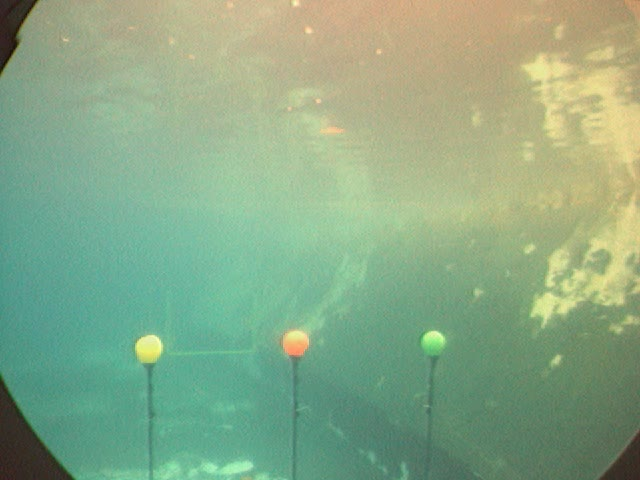
#> input picture project3/Data/OGAttempt/Frames/Green/Test/Test_ImageGreen29.jpg, 640 x 480 px, found by its file name; its folder holds only this picture in this run
$ python Model_Test.py
#> lines starting #> are read from the running program, lines starting #| are printed output that depends on the picture; after the words box and inside, x2 and y2 are one past the last pixel; in counts of white or black regions, pixels touching at a corner belong together
import numpy as np
import cv2
import math
from matplotlib import pyplot as plt
import matplotlib.image as mpimg

def Parameters(samples):

    mu = np.mean(samples)
    sigma = np.std(samples)

    return mu,sigma


def Gaussian1D(x,mu,sigma):

    A = 1/(sigma*np.sqrt(2*math.pi))
    Z = A*np.exp(-(x-mu)**2/(2.*sigma**2))

    return Z


muG = 221.2364824777658
stdG = 33.13959266379306

muR = 244.91235431235
stdR = 15.905603947367796

muY = 213.25615384615384
stdY = 17.8243214874831

i = 29

#For Test Images in Green Folder.

while(i<=39):

    frame = cv2.imread('../Data/Frames/Green/Test/Test_ImageGreen{}.jpg'.format(i))
#> frame is the input picture: shape (480, 640, 3); mean B, G, R 134.3, 169.1, 137.7
    frame = cv2.cvtColor(frame,cv2.COLOR_BGR2RGB)

    OI = frame
    I = cv2.medianBlur(OI,15)
    I = cv2.bilateralFilter(I,9,75,75)

    I = cv2.dilate(I,np.ones((5,5),np.uint8),iterations =1)

    Ig = ((I[:,:,1] - I[:,:,2]))
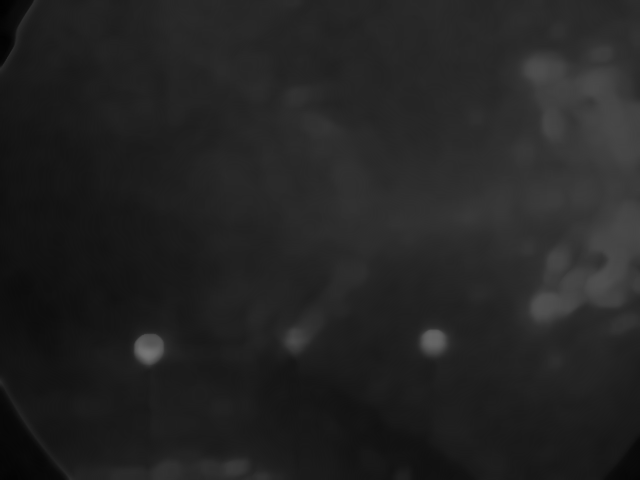
#> Ig: shape (480, 640); min 1, max 117, mean 35.2

    Ir = I[:,:,0]
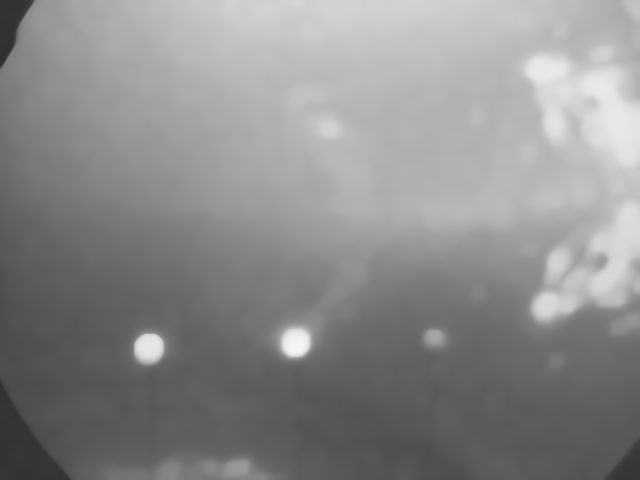
#> Ir: shape (480, 640); min 46, max 245, mean 139.1
    Iy = (I[:,:,1] + I[:,:,0] - I[:,:,2])
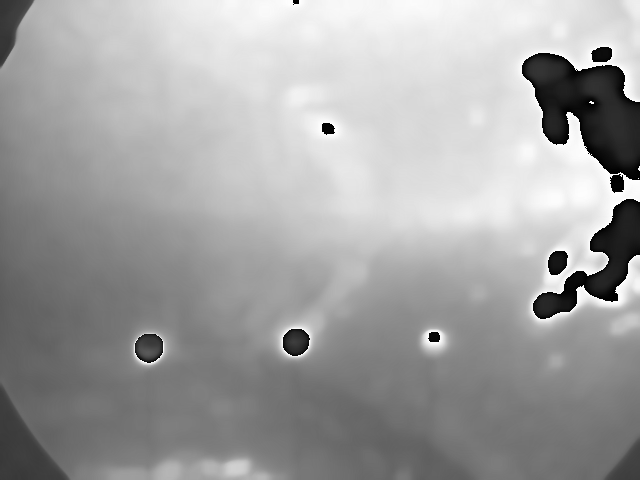
#> Iy: shape (480, 640); min 0, max 255, mean 161.2

    Probg = Gaussian1D(Ig,muG,stdG)
    Probr = Gaussian1D(Ir,muR,stdR)
    Proby = Gaussian1D(Iy,muY,stdY)
#> call 3 of Gaussian1D, with mu = 213.3, sigma = 17.82
#> in Gaussian1D (call 3), `Z = A*np.exp(-(x-mu)**2/(2.*sigma**2))`:
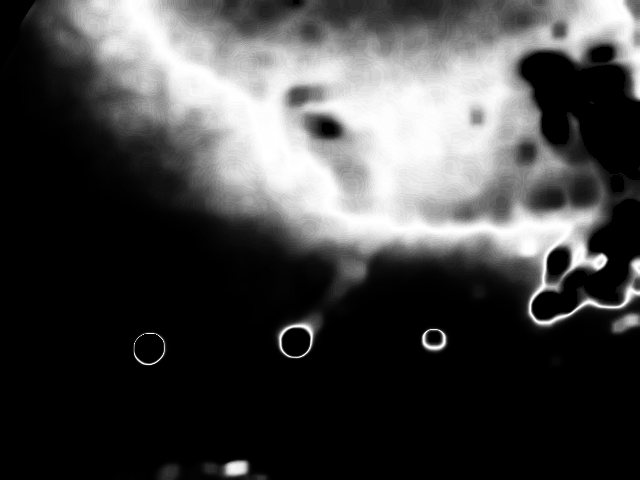
#> Z: shape (480, 640) float64; min 1.85e-33, max 0.0224, mean 0.00603; drawn with min black and max white


    Probg = Probg/np.amax(Probg)
    Probr = Probr/np.amax(Probr)
    Proby = Proby/np.amax(Proby)

    Green = (Probg>= 0.0008)
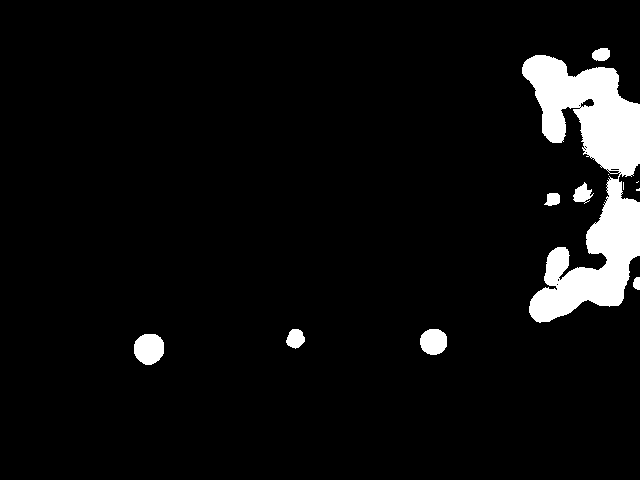
#> Green: shape (480, 640) bool; 5.7% white; 12 white regions (4 under 20 px), largest, box (x1, y1, x2, y2) and area: (522, 55, 640, 323) 15347, (134, 334, 164, 365) 751, (420, 329, 447, 355) 572
    Red = (Probr>=0.68)
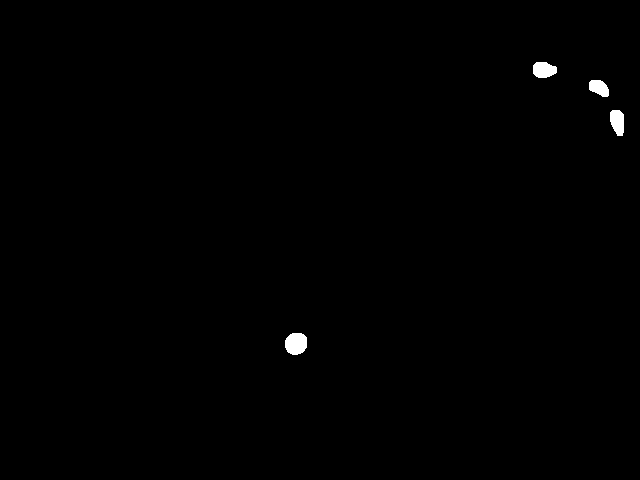
#> Red: shape (480, 640) bool; 0.41% white; 4 white regions, box (x1, y1, x2, y2) and area: (285, 333, 307, 355) 402, (533, 62, 557, 78) 309, (610, 110, 624, 136) 296, (589, 80, 609, 97) 251

    i = i + 2
    Final =  (Red | Green)

    plt.figure(1)
    plt.imshow(OI)
    plt.contour(Final)

    plt.show()
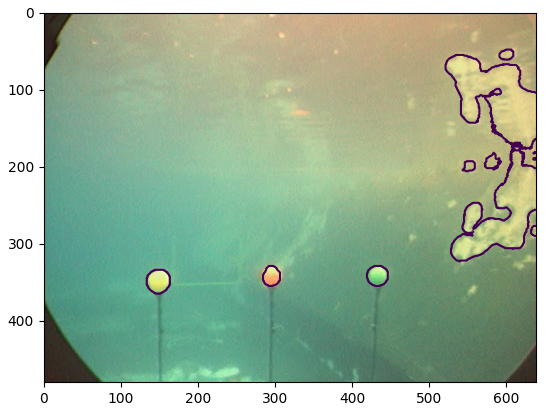
#> figure drawn by matplotlib, 1 panel


#For Test Images in Red Folder.
j = 141

while(j<=191):

    frame = cv2.imread('../Data/Frames/Red/Test/Test_ImageRed{}.jpg'.format(j))
    frame = cv2.cvtColor(frame,cv2.COLOR_BGR2RGB)

    OI = frame
    I = cv2.medianBlur(OI,15)
    I = cv2.bilateralFilter(I,9,75,75)

    I = cv2.dilate(I,np.ones((5,5),np.uint8),iterations =1)

    Ig = ((I[:,:,1] - I[:,:,2]))

    Ir = I[:,:,0]
    Iy = (I[:,:,1] + I[:,:,0] - I[:,:,2])

    Probg = Gaussian1D(Ig,muG,stdG)
    Probr = Gaussian1D(Ir,muR,stdR)
    Proby = Gaussian1D(Iy,muY,stdY)


    Probg = Probg/np.amax(Probg)
    Probr = Probr/np.amax(Probr)
    Proby = Proby/np.amax(Proby)

    Green = (Probg>= 0.0008)
    Red = (Probr>=0.68)

    j = j + 10
    Final =  (Red | Green)

    plt.figure(2)
    plt.imshow(OI)
    plt.contour(Final)

    plt.show()

#For Test Images in Yellow Folder.
g = 141

while(g<=191):

    frame = cv2.imread('../Data/Frames/Yellow/Test/Test_ImageYellow{}.jpg'.format(g))
    frame = cv2.cvtColor(frame,cv2.COLOR_BGR2RGB)

    OI = frame
    I = cv2.medianBlur(OI,15)
    I = cv2.bilateralFilter(I,9,75,75)

    I = cv2.dilate(I,np.ones((5,5),np.uint8),iterations =1)

    Ig = ((I[:,:,1] - I[:,:,2]))

    Ir = I[:,:,0]
    Iy = (I[:,:,1] + I[:,:,0] - I[:,:,2])

    Probg = Gaussian1D(Ig,muG,stdG)
    Probr = Gaussian1D(Ir,muR,stdR)
    Proby = Gaussian1D(Iy,muY,stdY)


    Probg = Probg/np.amax(Probg)
    Probr = Probr/np.amax(Probr)
    Proby = Proby/np.amax(Proby)

    Green = (Probg>= 0.0008)
    Red = (Probr>=0.68)

    g = g + 10
    Final =  (Red | Green)

    plt.figure(3)
    plt.imshow(OI)
    plt.contour(Final)

    plt.show()
